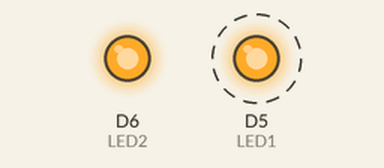
The sketch below on a simulated ESP8266 (NodeMCU). Shown: output pins drawn as LEDs (lit = HIGH). Dashed ring = blinking.

Above: at 0.2 s.
At 3.2 s:
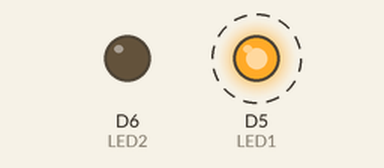
Timing chart, 0 to 5.5 s (numbered marks = the images above):
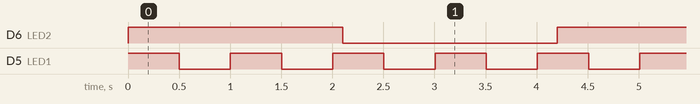

Measured:
- by itself, D6 (LED2): alternates HIGH for 2.1 s and LOW for 2.1 s
- by itself, D5 (LED1): alternates HIGH for 0.50 s and LOW for 0.50 s

The sketch:

Quasi-Parallelisierung_von_Aufgaben.ino
```cpp
#define LED1 D5
#define LED2 D6
#define INTERVAL1 500
#define INTERVAL2 2100

int last_led1 = 0; // letzte Veränderung von LED1
int last_led2 = 0; // letzte Veränderung von LED2
int led1_state = HIGH; // Merker für den Zustand von LED1
int led2_state = HIGH; // Merker für den Zustand von LED2

void setup()
{
    pinMode(LED1, OUTPUT);
    pinMode(LED2, OUTPUT);
    // LEDs ausschalten
    digitalWrite(LED1, HIGH);
    digitalWrite(LED2, HIGH);
}

void loop()
{
    // aktuelle Laufzeit in now speichern
    int now = millis();

    // Intervall für LED1
    // prüfen ob seit der letzten Veränderung von LED1 mehr als 500ms vergangen sind
    if (now - last_led1 > INTERVAL1)
    {
    // aktuelle Laufzeit als letzte Veränderung für LED1 speichern
    last_led1 = now;
    // LED1 umschalten
    if (led1_state == HIGH)
    {
        digitalWrite(LED1, LOW);
        led1_state = LOW;
    }
    else if (led1_state == LOW)
    {
        digitalWrite(LED1, HIGH);
        led1_state = HIGH;
    }
    }

    // Intervall für LED2
    // prüfen ob seit der letzten Veränderung von LED2 mehr als 2100ms vergangen sind
    if (now - last_led2 > INTERVAL2)
    {
    // aktuelle Laufzeit als letzte Veränderung für LED2 speichern
    last_led2 = now;
    // LED2 umschalten
    if (led2_state == HIGH)
    {
        digitalWrite(LED2, LOW);
        led2_state = LOW;
    }
    else if (led2_state == LOW)
    {
        digitalWrite(LED2, HIGH);
        led2_state = HIGH;
    }
    }
}
```
